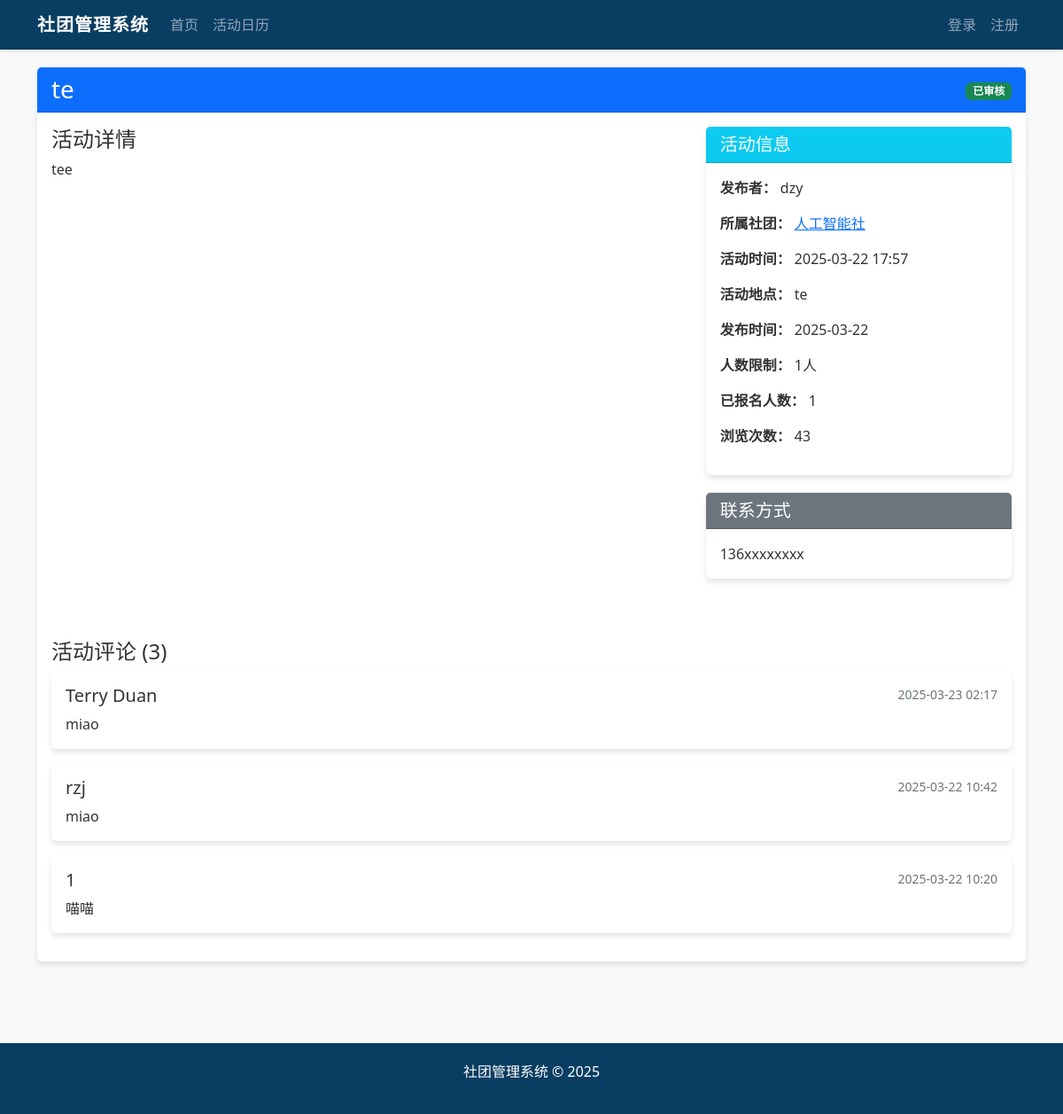
/activity/1, run on the app's committed database.
### app/models.py (models this page shows, shortened)
class Activity(db.Model):
    __tablename__ = "activities"
    id = db.Column(db.Integer, primary_key=True)
    title = db.Column(db.String(128))
    description = db.Column(db.Text)
    event_date = db.Column(db.DateTime)
    location = db.Column(db.String(128))
    published_at = db.Column(db.DateTime, default=datetime.utcnow)
    click_count = db.Column(db.Integer, default=0)
    enroll_count = db.Column(db.Integer, default=0)
    max_participants = db.Column(db.Integer, default=0)  # 0表示不限制人数
    feedback_score = db.Column(db.Float, default=0)  # 学生反馈综合评分
    approved = db.Column(db.Boolean, default=False)  # 活动帖审核状态
    publisher_id = db.Column(db.Integer, db.ForeignKey('users.id'), nullable=True)
    club_id = db.Column(db.Integer, db.ForeignKey('clubs.id'))
    creator_id = db.Column(db.Integer, db.ForeignKey('users.id'), nullable=True)
    publisher = db.relationship('User', foreign_keys=[publisher_id], backref='published_activities')
    creator = db.relationship('User', foreign_keys=[creator_id], backref='created_activities')
    comments = db.relationship('Comment', backref='activity', lazy='dynamic')
    participants = db.relationship('Registration', backref='activity', lazy='dynamic')

class User(UserMixin, db.Model):
    __tablename__ = "users"
    id = db.Column(db.Integer, primary_key=True)
    username = db.Column(db.String(64), unique=True, index=True)
    password = db.Column(db.String(128))
    role = db.Column(db.String(20))  # super_admin, admin, club_leader, club_teacher, union, student
    real_name = db.Column(db.String(64))
    class_name = db.Column(db.String(64))  # 针对学生
    email = db.Column(db.String(120))
    phone = db.Column(db.String(20))
    leader_id = db.Column(db.Integer, db.ForeignKey('users.id'), nullable=True)
    is_approved = db.Column(db.Boolean, default=False)
    club_name = db.Column(db.String(64), nullable=True)
    created_at = db.Column(db.DateTime, default=datetime.utcnow)
    teachers = db.relationship('User', backref=db.backref('leader', remote_side=[id]), foreign_keys=[leader_id])

class Club(db.Model):
    __tablename__ = "clubs"
    id = db.Column(db.Integer, primary_key=True)
    name = db.Column(db.String(64), unique=True)
    description = db.Column(db.Text)
    president_contact = db.Column(db.String(64))
    type = db.Column(db.String(64))   # 社团类型：科技类、公益类、学术类、活动类、文化类、体育类、艺术类
    score = db.Column(db.Float, default=0)   # 社团分数
    leader_id = db.Column(db.Integer, db.ForeignKey('users.id'), nullable=True)
    teacher_id = db.Column(db.Integer, db.ForeignKey('users.id'), nullable=True)
    creator_id = db.Column(db.Integer, db.ForeignKey('users.id'), nullable=True)
    created_at = db.Column(db.DateTime, default=datetime.utcnow)
    activities = db.relationship('Activity', backref='club', lazy='dynamic')
    leader = db.relationship('User', foreign_keys=[leader_id], backref='led_club')
    teacher = db.relationship('User', foreign_keys=[teacher_id], backref='guided_club')
    creator = db.relationship('User', foreign_keys=[creator_id], backref='created_clubs')

class Comment(db.Model):
    __tablename__ = "comments"
    id = db.Column(db.Integer, primary_key=True)
    content = db.Column(db.Text)
    created_at = db.Column(db.DateTime, default=datetime.utcnow)
    approved = db.Column(db.Boolean, default=False)
    user_id = db.Column(db.Integer, db.ForeignKey('users.id'))
    activity_id = db.Column(db.Integer, db.ForeignKey('activities.id'))
    user = db.relationship('User', backref=db.backref('comments', lazy='dynamic'))

### app/views/main.py (the view)
@main_bp.route('/activity/<int:activity_id>')
def view_activity(activity_id):
    activity = Activity.query.get_or_404(activity_id)
    activity.click_count += 1
    db.session.commit()
    comments = Comment.query.filter_by(activity_id=activity.id, approved=True).order_by(Comment.created_at.desc()).all()
    is_enrolled = False
    if current_user.is_authenticated:
        registration = Registration.query.filter_by(
            student_id=current_user.id,
            activity_id=activity.id
        ).first()
        is_enrolled = registration is not None
    return render_template('activity_detail.html',
                           activity=activity,
                           comments=comments,
                           is_enrolled=is_enrolled)

### app/templates/activity_detail.html (shortened to what this page needs)
{% extends "layout.html" %}
{% block content %}
<div class="card mb-4">
    <div class="card-header bg-primary text-white">
        <div class="d-flex justify-content-between align-items-center">
            <h3 class="mb-0">{{ activity.title }}</h3>
            <div>
                {% if activity.approved %}
                    <span class="badge bg-success">已审核</span>
                {% else %}
                    <span class="badge bg-warning">待审核</span>
                {% endif %}
            </div>
        </div>
    </div>
    <div class="card-body">
        <div class="mb-4">
            <div class="row">
                <div class="col-md-8">
                    <h4>活动详情</h4>
                    <p style="white-space: pre-line;">{{ activity.description }}</p>
                </div>
                <div class="col-md-4">
                    <div class="card border-info">
                        <div class="card-header bg-info text-white">
                            <h5 class="mb-0">活动信息</h5>
                        </div>
                        <div class="card-body">
                            <p><strong>发布者：</strong> {{ activity.publisher.real_name }}</p>
                            <p><strong>所属社团：</strong> <a href="{{ url_for('club.club_home', club_id=activity.club.id) }}">{{ activity.club.name }}</a></p>
                            <p><strong>活动时间：</strong> {{ activity.event_date.strftime('%Y-%m-%d %H:%M') }}</p>
                            <p><strong>活动地点：</strong> {{ activity.location }}</p>
                            <p><strong>发布时间：</strong> {{ activity.published_at.strftime('%Y-%m-%d') }}</p>
                            <p><strong>人数限制：</strong> {% if activity.max_participants > 0 %}{{ activity.max_participants }}人{% else %}不限{% endif %}</p>
                            <p><strong>已报名人数：</strong> {{ activity.enroll_count }}</p>
                            <p><strong>浏览次数：</strong> {{ activity.click_count }}</p>
                        </div>
                    </div>
                    {% if activity.club.president_contact %}
                    <div class="card border-secondary mt-3">
                        <div class="card-header bg-secondary text-white">
                            <h5 class="mb-0">联系方式</h5>
                        </div>
                        <div class="card-body">
                            <p class="mb-0">{{ activity.club.president_contact }}</p>
                        </div>
                    </div>
                    {% endif %}
                </div>
            </div>
        </div>
        <div class="mt-5">
            <h4>活动评论 ({{ comments|length }})</h4>
            {% if comments %}
                <div class="comments-list">
                    {% for comment in comments %}
                        <div class="card mb-3">
                            <div class="card-body">
                                <div class="d-flex justify-content-between">
                                    <h5 class="card-title">{{ comment.user.real_name if comment.user else '未知用户' }}</h5>
                                    <small class="text-muted">{{ comment.created_at.strftime('%Y-%m-%d %H:%M') }}</small>
                                </div>
                                <p class="card-text">{{ comment.content }}</p>
                            </div>
                        </div>
                    {% endfor %}
                </div>
            {% else %}
                <div class="alert alert-info">
                    <p class="mb-0">暂无评论</p>
                </div>
            {% endif %}
        </div>
    </div>
</div>
{% endblock %}

### app/templates/layout.html (style rules this page uses)
:root { --primary-color: #0a3d62; --secondary-color: #3c6382; --accent-color: #60a3bc; --light-bg: #f8f9fa; --dark-text: #333; }
body { font-family: "Microsoft YaHei", "Segoe UI", Roboto, sans-serif; background-color: var(--light-bg); color: var(--dark-text); min-height: 100vh; display: flex; flex-direction: column; }
.card { box-shadow: 0 4px 6px rgba(0, 0, 0, 0.1); border: none; margin-bottom: 20px; }
.card-header { font-weight: bold; background-color: var(--primary-color); color: white; }

### data on the page
Activity: title "te", description "tee", event_date "2025-03-22 17:57", location "te", published_at "2025-03-22", max_participants "1", enroll_count "1", click_count "43"
User: publisher.real_name "dzy"
Club: club.name "人工智能社", club.president_contact "136xxxxxxxx"
Comment: user "Terry Duan", created_at "2025-03-23 02:17", content "miao"
Comment: user "rzj", created_at "2025-03-22 10:42", content "miao"
Comment: user "1", created_at "2025-03-22 10:20", content "喵喵"

### other printed values
{{ comments|length }} "3"
